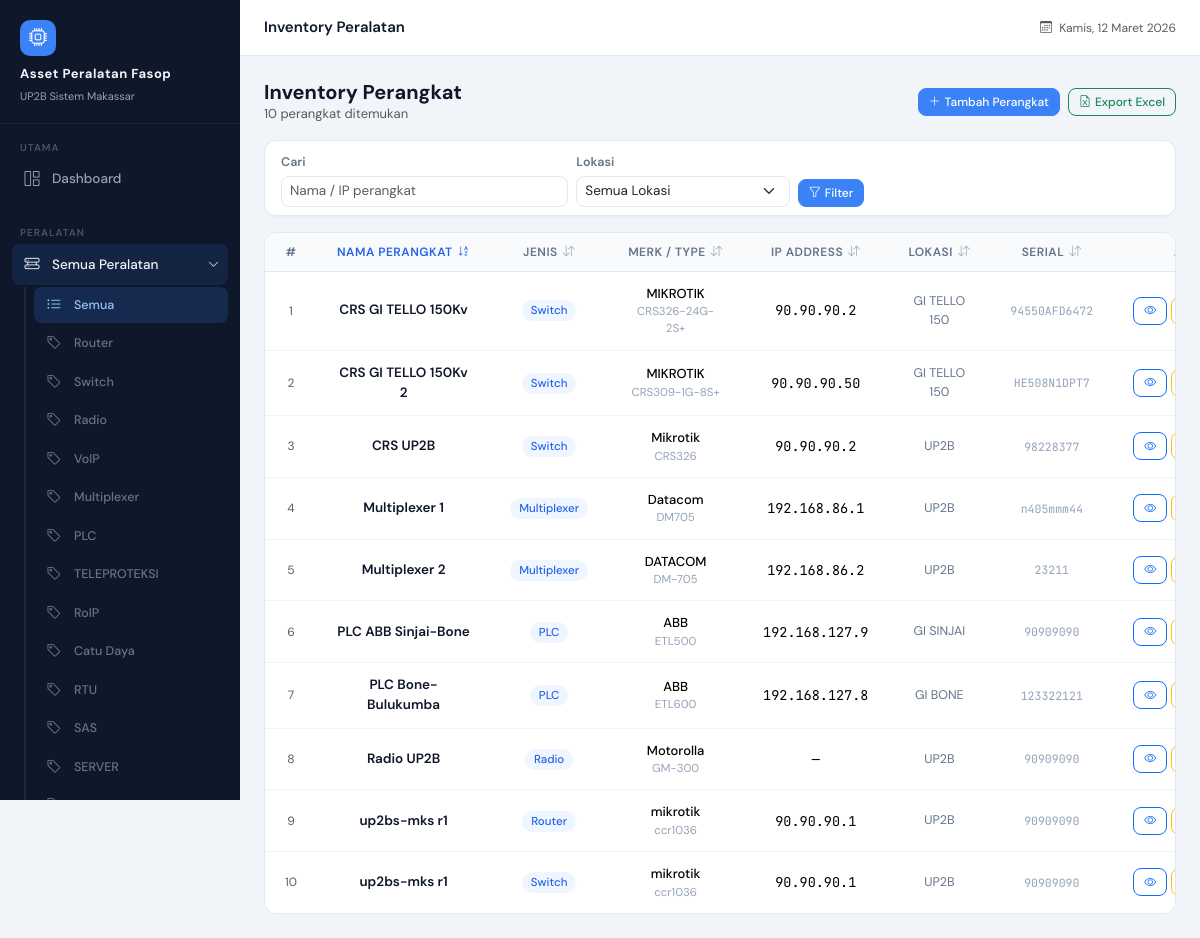
Page /devices/ (signed in) on the earlier database version.
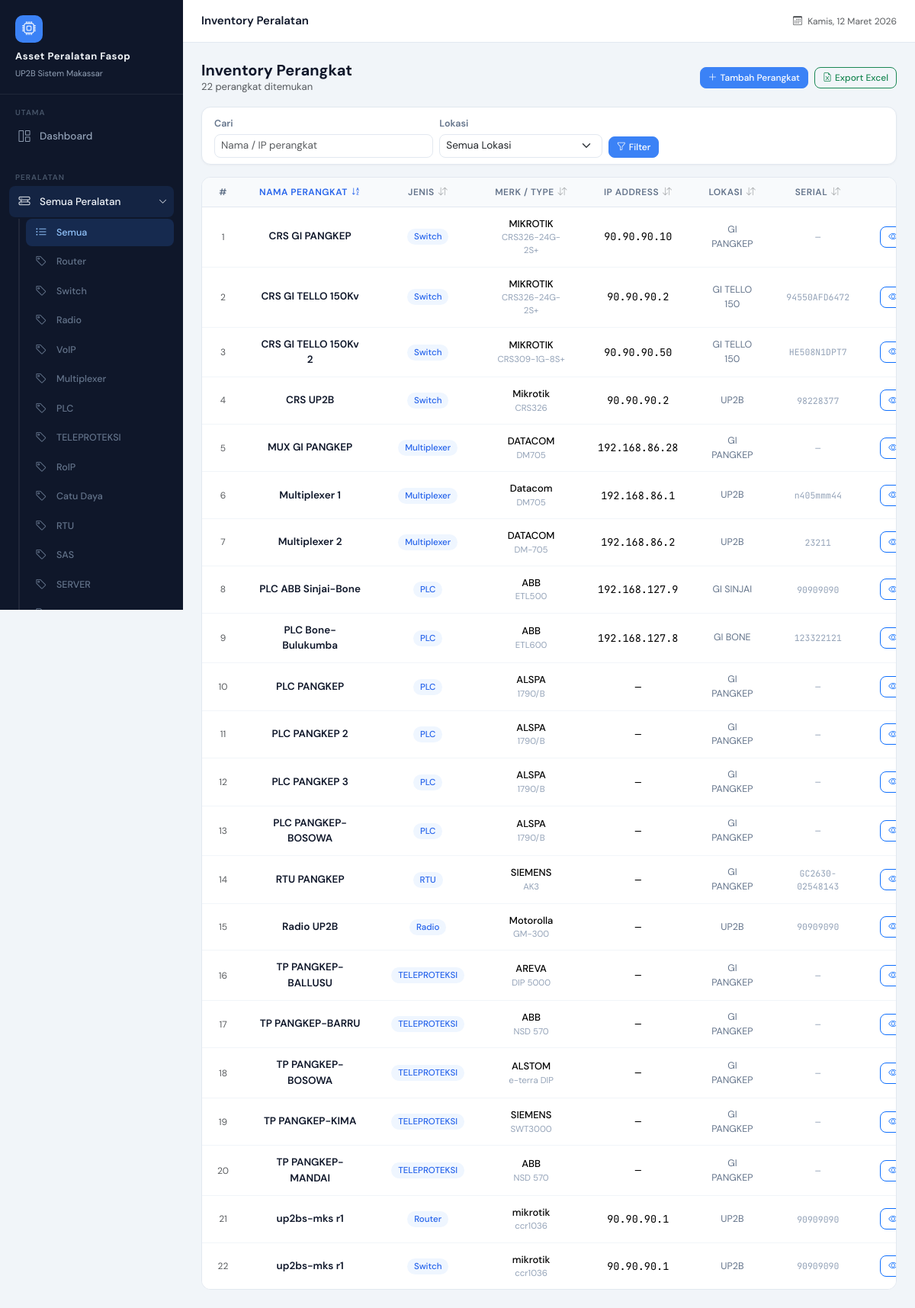
Same page on the later database version.
### devices/models.py (models this page shows, shortened)
class DeviceType(models.Model):
    name = models.CharField(max_length=100)
    def __str__(self):
        return self.name

class Device(models.Model):
    nama = models.CharField(max_length=100)
    jenis = models.ForeignKey(
        DeviceType,
        on_delete=models.SET_NULL,
        null=True,
        blank=True
    )
    merk = models.CharField(max_length=100)
    type = models.CharField(max_length=100, blank=True, null=True)
    serial_number = models.CharField(max_length=100, blank=True, null=True)
    firmware_version = models.CharField(max_length=100, blank=True, null=True)
    ip_address = models.GenericIPAddressField(blank=True, null=True)
    lokasi = models.CharField(max_length=150)
    keterangan = models.TextField(blank=True, null=True)
    foto = models.ImageField(upload_to='device_photos/', blank=True, null=True)
    created_at = models.DateTimeField(auto_now_add=True)
    deleted_by = models.ForeignKey(
        User,
        on_delete=models.SET_NULL,
        null=True,
        blank=True,
        related_name='deleted_devices'
    )
    is_deleted = models.BooleanField(default=False)
    spesifikasi = models.JSONField(blank=True, null=True, default=dict)  # ← tambahan

### devices/views.py (the view)
# urls.py: path('devices/', views.device_list, name='device_list'),
@login_required
def device_list(request):
    jenis_id = request.GET.get('jenis')
    search = request.GET.get('q') or ''
    lokasi = request.GET.get('lokasi')
    sort = request.GET.get('sort', 'nama')
    direction = request.GET.get('dir', 'asc')
    devices = Device.objects.filter(is_deleted=False)
    if jenis_id:
        devices = devices.filter(jenis_id=jenis_id)
    if search:
        devices = devices.filter(
            Q(nama__icontains=search) |
            Q(ip_address__icontains=search)
        )
    if lokasi:
        devices = devices.filter(lokasi=lokasi)
    SORT_FIELDS = {
        'nama': 'nama',
        'jenis': 'jenis__name',
        'merk': 'merk',
        'ip': 'ip_address',
        'lokasi': 'lokasi',
        'serial': 'serial_number',
    }
    order_field = SORT_FIELDS.get(sort, 'nama')
    if direction == 'desc':
        order_field = '-' + order_field
    devices = devices.order_by(order_field)
    lokasi_list = (
        Device.objects
        .filter(is_deleted=False)
        .exclude(lokasi__isnull=True)
        .exclude(lokasi__exact='')
        .exclude(lokasi__iexact='none')
        .annotate(lokasi_clean=Trim('lokasi'))
        .values_list('lokasi_clean', flat=True)
        .distinct()
        .order_by('lokasi_clean')
    )
    return render(request, 'devices/device_list.html', {
        'devices': devices,
        'search': search,
        'selected_jenis': jenis_id,
        'lokasi_list': lokasi_list,
        'selected_lokasi': lokasi,
        'current_sort': sort,
        'current_dir': direction,
    })

### devices/context_processors.py (called while the page is built)
def device_types(request):
    all_types = list(DeviceType.objects.all())
    def sort_key(dt):
        name_lower = dt.name.strip().lower()
        for i, ordered_name in enumerate(DEVICE_TYPE_ORDER):
            if ordered_name.lower() == name_lower:
                return i
        return len(DEVICE_TYPE_ORDER)  # yang tidak ada di list, taruh di bawah
    all_types.sort(key=sort_key)
    return {
        'navbar_device_types': all_types
    }

def lokasi_list(request):
    lokasi = (
        Device.objects
        .filter(is_deleted=False)
        .exclude(lokasi__isnull=True)
        .exclude(lokasi__exact='')
        .exclude(lokasi__iexact='none')
        .annotate(lokasi_clean=Trim('lokasi'))
        .values_list('lokasi_clean', flat=True)
        .distinct()
        .order_by('lokasi_clean')
    )
    return {
        'navbar_lokasi_list': lokasi
    }

### devices/templates/devices/device_list.html (shortened to what the changed rows need)
{% extends 'base.html' %}
{% block content %}
<div class="d-flex align-items-center justify-content-between mb-3 flex-wrap gap-2">
    <div>
        <h2 class="mb-0" style="font-size:20px;font-weight:700;">
            Inventory Perangkat
        </h2>
        <p class="text-muted mb-0" style="font-size:13px;">{{ devices|length }} perangkat ditemukan</p>
    </div>
</div>
<div class="table-card">
    <div class="table-responsive">
        <table class="table">
            <thead>
                <tr style="text-align: center;">
                    <th>#</th>
                    <th class="sort-th {% if current_sort == 'nama' %}sort-active{% endif %}">
                        <a href="?{% if current_sort == 'nama' and current_dir == 'asc' %}sort=nama&dir=desc{% else %}sort=nama&dir=asc{% endif %}" class="sort-link">
                            Nama Perangkat
                            <span class="sort-icon">{% if current_sort == 'nama' %}{% if current_dir == 'asc' %}<i class="bi bi-sort-alpha-down"></i>{% else %}<i class="bi bi-sort-alpha-up"></i>{% endif %}{% else %}<i class="bi bi-arrow-down-up text-muted opacity-50"></i>{% endif %}</span>
                        </a>
                    </th>
                    <th class="sort-th {% if current_sort == 'jenis' %}sort-active{% endif %}">
                        <a href="?{% if current_sort == 'jenis' and current_dir == 'asc' %}sort=jenis&dir=desc{% else %}sort=jenis&dir=asc{% endif %}" class="sort-link">
                            Jenis
                            <span class="sort-icon">{% if current_sort == 'jenis' %}{% if current_dir == 'asc' %}<i class="bi bi-sort-alpha-down"></i>{% else %}<i class="bi bi-sort-alpha-up"></i>{% endif %}{% else %}<i class="bi bi-arrow-down-up text-muted opacity-50"></i>{% endif %}</span>
                        </a>
                    </th>
                    <th class="sort-th {% if current_sort == 'merk' %}sort-active{% endif %}">
                        <a href="?{% if current_sort == 'merk' and current_dir == 'asc' %}sort=merk&dir=desc{% else %}sort=merk&dir=asc{% endif %}" class="sort-link">
                            Merk / Type
                            <span class="sort-icon">{% if current_sort == 'merk' %}{% if current_dir == 'asc' %}<i class="bi bi-sort-alpha-down"></i>{% else %}<i class="bi bi-sort-alpha-up"></i>{% endif %}{% else %}<i class="bi bi-arrow-down-up text-muted opacity-50"></i>{% endif %}</span>
                        </a>
                    </th>
                    <th class="sort-th {% if current_sort == 'ip' %}sort-active{% endif %}">
                        <a href="?{% if current_sort == 'ip' and current_dir == 'asc' %}sort=ip&dir=desc{% else %}sort=ip&dir=asc{% endif %}" class="sort-link">
                            IP Address
                            <span class="sort-icon">{% if current_sort == 'ip' %}{% if current_dir == 'asc' %}<i class="bi bi-sort-alpha-down"></i>{% else %}<i class="bi bi-sort-alpha-up"></i>{% endif %}{% else %}<i class="bi bi-arrow-down-up text-muted opacity-50"></i>{% endif %}</span>
                        </a>
                    </th>
                    <th class="sort-th {% if current_sort == 'lokasi' %}sort-active{% endif %}">
                        <a href="?{% if current_sort == 'lokasi' and current_dir == 'asc' %}sort=lokasi&dir=desc{% else %}sort=lokasi&dir=asc{% endif %}" class="sort-link">
                            Lokasi
                            <span class="sort-icon">{% if current_sort == 'lokasi' %}{% if current_dir == 'asc' %}<i class="bi bi-sort-alpha-down"></i>{% else %}<i class="bi bi-sort-alpha-up"></i>{% endif %}{% else %}<i class="bi bi-arrow-down-up text-muted opacity-50"></i>{% endif %}</span>
                        </a>
                    </th>
                    <th class="sort-th {% if current_sort == 'serial' %}sort-active{% endif %}">
                        <a href="?{% if current_sort == 'serial' and current_dir == 'asc' %}sort=serial&dir=desc{% else %}sort=serial&dir=asc{% endif %}" class="sort-link">
                            Serial
                            <span class="sort-icon">{% if current_sort == 'serial' %}{% if current_dir == 'asc' %}<i class="bi bi-sort-alpha-down"></i>{% else %}<i class="bi bi-sort-alpha-up"></i>{% endif %}{% else %}<i class="bi bi-arrow-down-up text-muted opacity-50"></i>{% endif %}</span>
                        </a>
                    </th>
                    <th>Aksi</th>
                </tr>
            </thead>
            <tbody>
                {% for d in devices %}
                <tr style="text-align:center;vertical-align:middle;">
                    <td class="text-muted" style="font-size:12px;">{{ forloop.counter }}</td>
                    <td>
                        <a href="{% url 'device_view' d.id %}" class="text-decoration-none" style="font-size:13.5px;font-weight:600;color:#0f172a;">
                            {{ d.nama }}
                        </a>
                    </td>
                    <td>
                        {% if d.jenis %}
                        <span style="font-size:11.5px;background:#eff6ff;color:#2563eb;padding:3px 9px;border-radius:20px;font-weight:500;white-space:nowrap;">
                            {{ d.jenis }}
                        </span>
                        {% else %}<span class="text-muted">—</span>{% endif %}
                    </td>
                    <td>
                        <div style="font-size:13px;font-weight:500;">{{ d.merk|default:"—" }}</div>
                        <div style="font-size:11.5px;color:#94a3b8;">{{ d.type|default:"" }}</div>
                    </td>
                    <td class="mono">{{ d.ip_address|default:"—" }}</td>
                    <td style="font-size:12.5px;color:#64748b;">{{ d.lokasi|default:"—" }}</td>
                    <td class="mono" style="font-size:11.5px;color:#94a3b8;">{{ d.serial_number|default:"—" }}</td>
                    <td>
                        <div class="d-flex gap-1 justify-content-center">
                            <a href="{% url 'device_view' d.id %}" class="btn btn-sm btn-outline-primary" title="Detail">
                                <i class="bi bi-eye"></i>
                            </a>
                            <a href="{% url 'device_edit' d.id %}" class="btn btn-sm btn-outline-warning" title="Edit">
                            </a>
                        </div>
                    </td>
                </tr>
                {% endfor %}
            </tbody>
        </table>
    </div>
</div>
{% endblock %}

### devices/templates/base.html (shortened to what this page needs)
<!DOCTYPE html>
<html lang="id">
<head>
    <link href="https://cdn.jsdelivr.net/npm/bootstrap@5.3.2/dist/css/bootstrap.min.css" rel="stylesheet">
    <link href="https://cdn.jsdelivr.net/npm/bootstrap-icons@1.11.3/font/bootstrap-icons.css" rel="stylesheet">
</head>
<body>
<div id="sidebar">
    <div class="sidebar-brand">
        <div class="brand-icon"><i class="bi bi-cpu"></i></div>
        <h6>Asset Peralatan Fasop</h6>
        <small>UP2B Sistem Makassar</small>
    </div>
    <div class="sidebar-section">
        <div class="sidebar-section-label">Utama</div>
        <a href="{% url 'dashboard' %}" class="sidebar-link {% if request.resolver_match.url_name == 'dashboard' %}active{% endif %}">
            <span class="si-icon"><i class="bi bi-grid-1x2"></i></span>
            Dashboard
        </a>
    </div>
    <div class="sidebar-section">
        <div class="sidebar-section-label">Peralatan</div>
        {% with url_name=request.resolver_match.url_name jenis_param=request.GET.jenis %}
        <button class="sidebar-link sidebar-group-toggle w-100 text-start border-0
            {% if 'device' in url_name or url_name == 'lokasi_list' %}active open{% endif %}"
            data-target="submenu-peralatan" type="button">
            <span class="si-icon"><i class="bi bi-hdd-rack"></i></span>
            Semua Peralatan
            <i class="bi bi-chevron-right sidebar-toggle-btn ms-auto"></i>
        </button>
        <div class="sidebar-submenu {% if 'device' in url_name or url_name == 'lokasi_list' %}open{% endif %}"
             id="submenu-peralatan">
            <a href="{% url 'device_list' %}"
               class="sidebar-link {% if url_name == 'device_list' and not jenis_param %}active{% endif %}">
                <span class="si-icon"><i class="bi bi-list-ul"></i></span>
                Semua
            </a>
            {% for jenis in navbar_device_types %}
            {% with jenis_id_str=jenis.id|stringformat:"s" %}
            <a href="{% url 'device_list' %}?jenis={{ jenis.id }}"
               class="sidebar-link
               {% if url_name == 'device_view' and active_device_jenis_id == jenis.id %}active{% endif %}">
                <span class="si-icon"><i class="bi bi-tag"></i></span>
                {{ jenis.name }}
            </a>
            {% endwith %}
            {% endfor %}
        </div>
        {% endwith %}
    </div>
</div>
<div id="main-content">
    <div id="topbar">
        <span class="topbar-title">{% block page_title %}{% endblock %}</span>
        <div class="topbar-right">
            <span class="text-muted" style="font-size:12px;">
                <i class="bi bi-calendar3 me-1"></i>
                <span id="topbar-date"></span>
            </span>
        </div>
    </div>
    <div class="page-content">
        {% block content %}{% endblock %}
    </div>
</div>
</body>
</html>

Differences in the rows shown:
added Device: nama "CRS GI PANGKEP", jenis "Switch", merk "MIKROTIK", type "CRS326-24G-2S+", ip_address "90.90.90.10", lokasi "GI PANGKEP", serial_number "—"
added Device: nama "MUX GI PANGKEP", jenis "Multiplexer", merk "DATACOM", type "DM705", ip_address "192.168.86.28", lokasi "GI PANGKEP", serial_number "—"
added Device: nama "PLC PANGKEP", jenis "PLC", merk "ALSPA", type "1790/B", ip_address "—", lokasi "GI PANGKEP", serial_number "—"
added Device: nama "PLC PANGKEP 2", jenis "PLC", merk "ALSPA", type "1790/B", ip_address "—", lokasi "GI PANGKEP", serial_number "—"
added Device: nama "PLC PANGKEP 3", jenis "PLC", merk "ALSPA", type "1790/B", ip_address "—", lokasi "GI PANGKEP", serial_number "—"
added Device: nama "PLC PANGKEP-BOSOWA", jenis "PLC", merk "ALSPA", type "1790/B", ip_address "—", lokasi "GI PANGKEP", serial_number "—"
added Device: nama "RTU PANGKEP", jenis "RTU", merk "SIEMENS", type "AK3", ip_address "—", lokasi "GI PANGKEP", serial_number "GC2630-02548143"
added Device: nama "TP PANGKEP-BALLUSU", jenis "TELEPROTEKSI", merk "AREVA", type "DIP 5000", ip_address "—", lokasi "GI PANGKEP", serial_number "—"
added Device: nama "TP PANGKEP-BARRU", jenis "TELEPROTEKSI", merk "ABB", type "NSD 570", ip_address "—", lokasi "GI PANGKEP", serial_number "—"
added Device: nama "TP PANGKEP-BOSOWA", jenis "TELEPROTEKSI", merk "ALSTOM", type "e-terra DIP", ip_address "—", lokasi "GI PANGKEP", serial_number "—"
added Device: nama "TP PANGKEP-KIMA", jenis "TELEPROTEKSI", merk "SIEMENS", type "SWT3000", ip_address "—", lokasi "GI PANGKEP", serial_number "—"
added Device: nama "TP PANGKEP-MANDAI", jenis "TELEPROTEKSI", merk "ABB", type "NSD 570", ip_address "—", lokasi "GI PANGKEP", serial_number "—"
Other differences:
{{ devices|length }}: "10" → "22"
